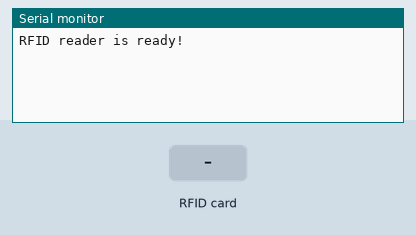
A sketch run on a simulated Arduino Uno, built with avr-gcc and run on an emulated ATmega328P. Shown: the last lines printed to the serial monitor. Inputs (shaded band) come from the test bench.

Above: at 1.2 s.
1.3 s: RFID card D4 D3 C0 61 held to the reader
At 1.8 s:
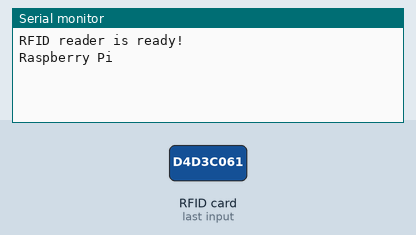
2.8 s: RFID card 15 08 0A 53 held to the reader
At 3.2 s:
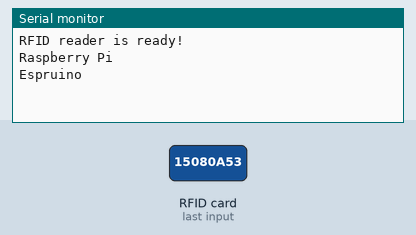
4.3 s: RFID card 5E 7A 19 C4 held to the reader
At 5.7 s:
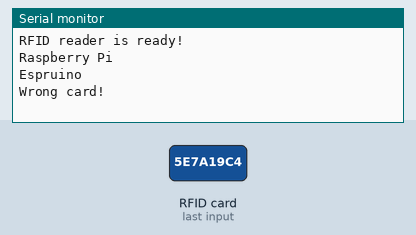

The sketch:

sketch_feb22a.ino
```cpp
#include <SPI.h>
#include <MFRC522.h>     // 引用程式庫

#define RST_PIN      A0        // 讀卡機的重置腳位
#define SS_PIN       10        // 晶片選擇腳位

struct RFIDTag {    // 定義結構
   byte uid[4];
   char *name;
};

struct RFIDTag tags[] = {  // 初始化結構資料
   {{60,209,110,133}, "Arduino"},
   {{0xD4,0xD3,0xC0,0x61}, "Raspberry Pi"},
   {{0x15,0x8,0xA,0x53}, "Espruino"}
};

byte totalTags = sizeof(tags) / sizeof(RFIDTag);

MFRC522 mfrc522(SS_PIN, RST_PIN);  // 建立MFRC522物件

void setup() {
  Serial.begin(9600);
  Serial.println();
  Serial.println("RFID reader is ready!");

  SPI.begin();
  mfrc522.PCD_Init();   // 初始化MFRC522讀卡機模組
}

void loop() {
    // 確認是否有新卡片
    if (mfrc522.PICC_IsNewCardPresent() && mfrc522.PICC_ReadCardSerial()) {
      byte *id = mfrc522.uid.uidByte;   // 取得卡片的UID
      byte idSize = mfrc522.uid.size;   // 取得UID的長度
      bool foundTag = false;            // 是否找到紀錄中的標籤，預設為「否」。

      for (byte i=0; i<totalTags; i++) {
        if (memcmp(tags[i].uid, id, idSize) == 0) {
          Serial.println(tags[i].name);  // 顯示標籤的名稱
          foundTag = true;  // 設定成「找到標籤了！」
          break;            // 退出for迴圈
        }
      }

      if (!foundTag) {    // 若掃描到紀錄之外的標籤，則顯示"Wrong card!"。
        Serial.println("Wrong card!");
      }

      mfrc522.PICC_HaltA();  // 讓卡片進入停止模式
    }
}
```

Measured:
- after the input at 1.3 s, the serial monitor: prints a new line at once (image 1)
- after the input at 2.8 s, the serial monitor: prints a new line at once (image 2)
- after the input at 4.3 s, the serial monitor: prints a new line at once (image 3)
